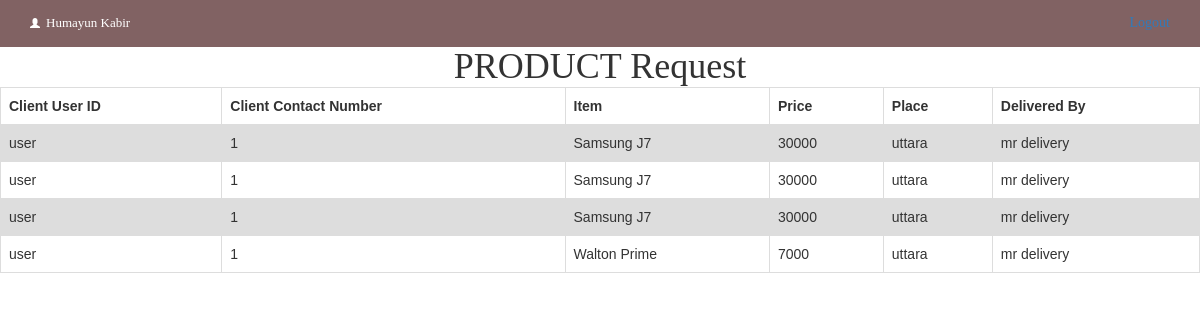
The page /sellList.php (signed in) on the database its author committed.
### tables this page shows
CREATE TABLE `user` (
  `userID` int(10) NOT NULL,
  `Fname` varchar(50) DEFAULT NULL,
  `Lname` varchar(50) DEFAULT NULL,
  `username` varchar(100) DEFAULT NULL,
  `password` varchar(50) DEFAULT NULL,
  `Phone` varchar(50) DEFAULT NULL,
  `Email` varchar(50) DEFAULT NULL,
  `Address` varchar(255) DEFAULT NULL,
  `Image` varchar(255) DEFAULT NULL,
  `Account_type` int(1) DEFAULT NULL
);

CREATE TABLE `buy` (
  `id` int(11) NOT NULL,
  `userId` varchar(30) NOT NULL,
  `products` varchar(50) NOT NULL,
  `isDelivered` varchar(50) NOT NULL,
  `deliverDate` varchar(100) NOT NULL,
  `deliveredBy` varchar(50) NOT NULL
);

CREATE TABLE `product` (
  `product_id` int(11) NOT NULL,
  `name` varchar(50) NOT NULL,
  `description` varchar(255) NOT NULL,
  `price` varchar(255) NOT NULL,
  `img` mediumblob NOT NULL,
  `comments` varchar(255) NOT NULL,
  `brand_Name` varchar(255) NOT NULL
);

### sellList.php (the view, shortened to what this page needs)
<?php
include 'db.php';
?>
<!DOCTYPE html>
<html>
<head>
</head>
<body>
	<link href="bootstrap/bootstrap.min.css" rel='stylesheet' type='text/css' />
	<link href="bootstrap/style.css" rel="stylesheet" type="text/css" media="all" />
</head>
<body>
	<div class="header">
		<div class="header-top-strip">
			<div class="container">
				<div class="header-top-left">
					<ul>
						<?php
						$userId=$_SESSION['user'];
						$res=$conn->query("select * from user where userId=$userId;");
						$row=$res->fetch_object();
						echo "
						<li><a href='adminpage.php'><span class='glyphicon glyphicon-user'> </span>". $row->Fname." ".$row->Lname."</a></li>
						";
						?>
					</ul>
				</div>
				<div class="header-right">
					<div class="cart box_1">
						<a href="logout.php">Logout</a>
					</div>
				</div>
			</div>
		</div>
	</div>
	<h1 style="text-align: center;">PRODUCT Request</h1>
	<table>
		<tr>
			<th>Client User ID</th>
			<th>Client Contact Number</th>
			<th>Item</th>
			<th>Price</th>
			<th>Place</th>
			<th>Delivered By</th>
		</tr>
		<?php
		$sql="select * from buy";
		$res=$conn->query($sql);
		while ($row=$res->fetch_object()) {
			if (!(empty($row->deliveredBy))) {
				$resClient=$conn->query("select * from user where userId=".$row->userId.";");
				$rowClient=$resClient->fetch_object();
				$delMan=$conn->query("select * from user where userId=".$row->deliveredBy.";");
				$delManName=$delMan->fetch_object();
				$arr=str_split($row->products);
				$arr_length=count($arr);
				for ($i=0; $i < $arr_length; $i++) {
					$sql_query="select * from product where product_id=".$arr[$i];
					$resShow=$conn->query($sql_query);
					$rowShow=$resShow->fetch_object();
					?>
					<tr>
						<td><?php echo $rowClient->username; ?></td>
						<td><?php echo $rowClient->Phone;?></td>
						<td><?php echo $rowShow->name; ?></td>
						<td><?php echo $rowShow->price; ?></td>
						<td><?php echo $rowClient->Address; ?></td>
						<td><?php echo $delManName->Fname." ".$delManName->Lname ;?></td>
					</tr>
					<?php
				}
			}
			?>
			<?php
		}
		?>
	</table>
</body>
</html>

### sellList.php (style rules this page uses)
table { font-family: arial, sans-serif; border-collapse: collapse; width: 100%; }
td, th { border: 1px solid #dddddd; text-align: left; padding: 8px; }
tr:nth-child(even) { background-color: #dddddd; }

### rows shown on the page
user: Fname "Humayun", Lname "Kabir"
buy: userId.username "user", userId.Phone "1", product.name "Samsung J7", product.price "30000", userId.Address "uttara", user.Fname "mr", user.Lname "delivery", product.name "Walton Prime", product.price "7000"
